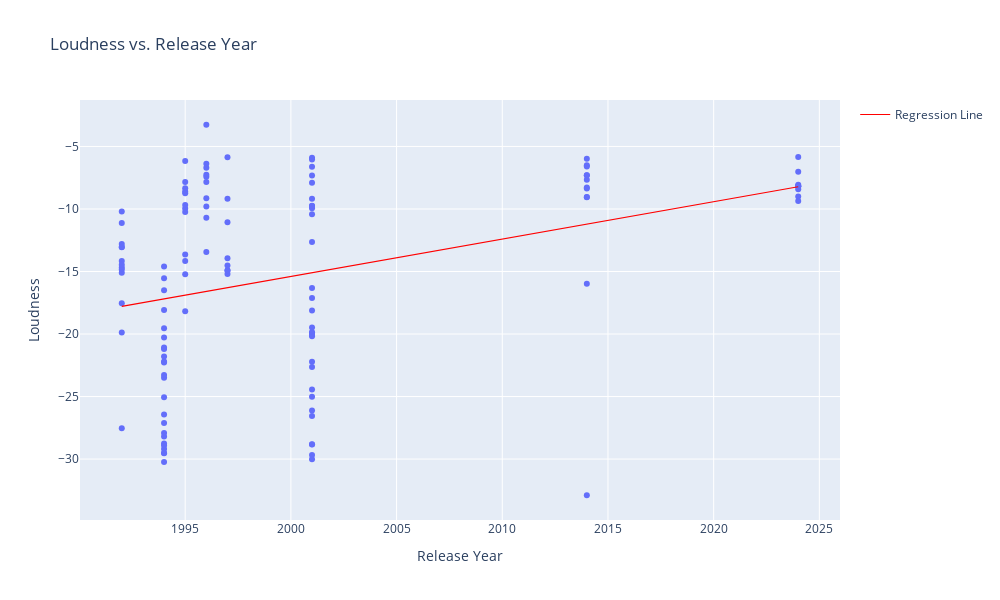

Notebook cell for this chart:
### Markdown cell above
As we can see in the heatmap above, certain patterns immediately stand out. For example, there is a very strong relationship between loudness and energy (which is not surprising, as Spotify indicates that loudness is one of the features used to measure energy), as well as between valence and danceability. Additionally, there is a very strong negative relationship between energy, acousticness, and loudness.

What also stands out is the moderate correlation between release year and loudness. There are two reasons for this: firstly, releases after 2014 tend to be less ambient, and secondly, if you have been in the audio world for a while, you might be familiar with the term "The loudness war."

The plot below shows a clear trend. We need to factor this in when calculating "Bangerness" to ensure our results reflect the data correctly. Since loudness is used to calculate energy, this could make newer releases seem more "banging.

### Code cell
df['Release Year'] = df['Release Date'].dt.year

# Prepare the data
df['Release Year'] = df['Release Date'].dt.year
X = df[['Release Year']].dropna()  
y = df['Loudness'].dropna()  

# Fit 
model = LinearRegression()
model.fit(X, y)

# Create a DataFrame for plotting
df_plot = pd.DataFrame({
    'Release Year': X['Release Year'],
    'Loudness': y,
    'Track Name': df['Track Name']  
})


fig = px.scatter(df_plot,
                 x='Release Year',
                 y='Loudness',
                 hover_name='Track Name',  # Display track name on hover
                 labels={'Release Year': 'Release Year', 'Loudness': 'Loudness'},
                 title='Loudness vs. Release Year')


fig.add_scatter(x=X['Release Year'],
                y=model.predict(X),
                mode='lines',
                line=dict(color='red', width=1.2),
                name='Regression Line')

# Update the layout to make the plot larger
fig.update_layout(
    width=1000,  
    height=600,  
    xaxis_title='Release Year',
    yaxis_title='Loudness',
    title='Loudness vs. Release Year'
)

fig.show()

### Figure 1 — Plotly figure (JSON) as saved in the notebook; plotly's stock layout.template omitted (floating-point values rounded to 4 significant figures)
{"data": [{"hovertemplate": "<b>%{hovertext}</b><br><br>Release Year=%{x}<br>Loudness=%{y}<extra></extra>", "hovertext": ["Digeridoo - 2022 Remaster", "Flap Head - 2022 Remaster", "Phloam - 2022 Remaster", "Isoprophlex - 2022 Remaster", "Digeridoo - Cr7E Version", "Digeridoo - Cr7E Version, Live In Cornwall", "Isoprophlex (Slow) - Cr7E Version", "Phloam - Cr7E Version", "Isoprophlex - Cr7E Version", "Flap Head - Cr7E Version", "minipops 67 [120.2][source field mix]", "XMAS_EVET10 [120][thanaton3 mix]", "produk 29 [101]", "4 bit 9d api+e+6 [126.26]", "180db_ [130]", "CIRCLONT6A [141.98][syrobonkus mix]", "fz pseudotimestretch+e+3 [138.85]", "CIRCLONT14 [152.97][shrymoming mix]", "syro u473t8+e [141.98][piezoluminescence mix]", "PAPAT4 [155][pineal mix]", "s950tx16wasr10 [163.97][earth portal mix]", "aisatsana [102]", "Jynweythek", "Vordhosbn", "Kladfvgbung Mischk", "Omgyjya-Switch7", "Strotha Tynhe", "Gwely Mernans", "Bbydhyonchord", "Cock/ver10", "Avril 14th", "Mt Saint Michel + Saint Michaels Mount", "Gwarek2", "Orban Eq Trx 4", "Hy A Scullyas Lyf Adhagrow", "Kesson Dalek", "54 Cymru Beats", "Btoum-Roumada", "Lornaderek", "QKThr", "Meltphace 6", "Bit 4", "Prep Gwarek 36", "Father", "Taking Control", "Petiatil Cx Htdui", "Ruglen Holon", "Afx237 v.7", "Ziggomatic 17", "Beskhu3epnm", "Nanou2", "Come To Daddy - Pappy Mix", "Flim", "Come to Daddy - Little Lord Faulteroy Mix", "Bucephalus Bouncing Ball [Chosen by Warp co-founder Steve Beckett]", "To Cure A Weakling Child - Contour Regard", "Funny Little Man", "Come To Daddy - Mummy Mix", "IZ-US", "4", "Cornish Acid", "Peek 82454201", "Fingerbib", "Carn Marth", "To Cure A Weakling Child", "Goon Gumpas", "Yellow Calx", "Girl/Boy Song", "Logan Rock Witch", "Acrid Avid Jam Shred", "The Waxen Pith", "Wax The Nip", "Icct Hedral", "Ventolin - Video Edit", "Come On You Slags", "Start As You Mean To Go On", "Wet Tip Hen Ax", "Mookid", "Alberto Balsalm", "Cow Cud Is A Twin", "Next Heap With", "#1", "#2", "#3", "#4", "#5", "#6", "#7", "#8", "#9", "#10", "#11", "#12", "#13", "#14", "#15", "#16", "#17", "#18", "#19", "#20", "#21", "#22", "#23", "#24", "Xtal", "Tha", "Pulsewidth", "Ageispolis", "I", "Green Calx", "Heliosphan", "We Are the Music Makers", "Schottkey 7th Path", "Ptolemy", "Hedphelym", "Delphium", "Actium"], "legendgroup": "", "marker": {"color": "#636efa", "symbol": "circle"}, "mode": "markers", "name": "", "orientation": "v", "showlegend": false, "type": "scatter", "x": [2024, 2024, 2024, 2024, 2024, 2024, 2024, 2024, 2024, 2024, 2014, 2014, 2014, 2014, 2014, 2014, 2014, 2014, 2014, 2014, 2014, 2014, 2001, 2001, 2001, 2001, 2001, 2001, 2001, 2001, 2001, 2001, 2001, 2001, 2001, 2001, 2001, 2001, 2001, 2001, 2001, 2001, 2001, 2001, 2001, 2001, 2001, 2001, 2001, 2001, 2001, 1997, 1997, 1997, 1997, 1997, 1997, 1997, 1997, 1996, 1996, 1996, 1996, 1996, 1996, 1996, 1996, 1996, 1996, 1995, 1995, 1995, 1995, 1995, 1995, 1995, 1995, 1995, 1995, 1995, 1995, 1994, 1994, 1994, 1994, 1994, 1994, 1994, 1994, 1994, 1994, 1994, 1994, 1994, 1994, 1994, 1994, 1994, 1994, 1994, 1994, 1994, 1994, 1994, 1994, 1992, 1992, 1992, 1992, 1992, 1992, 1992, 1992, 1992, 1992, 1992, 1992, 1992], "xaxis": "x", "y": [-8.057, -7.022, -8.163, -9.003, -8.425, -8.186, -9.354, -8.182, -8.195, -5.84, -7.661, -9.045, -8.358, -8.278, -7.305, -6.506, -15.98, -7.304, -9.069, -6.606, -5.977, -32.89, -19.86, -6.619, -17.13, -5.912, -25.02, -28.84, -9.769, -7.9, -30.02, -9.185, -24.45, -10.43, -20.18, -18.12, -6.048, -16.32, -19.89, -26.12, -9.932, -26.56, -19.48, -20.07, -12.65, -29.68, -22.21, -7.318, -9.735, -22.64, -28.82, -9.179, -14.93, -15.19, -5.856, -11.07, -13.95, -14.9, -14.52, -7.426, -6.389, -7.845, -10.7, -3.264, -7.255, -13.45, -6.704, -9.149, -9.798, -9.969, -15.21, -9.684, -10.24, -6.161, -8.335, -8.606, -8.74, -14.15, -13.65, -7.849, -18.18, -20.27, -21.07, -27.11, -16.5, -29.19, -28.75, -28.19, -21.19, -23.5, -29.54, -30.24, -14.59, -29.51, -28.92, -15.54, -23.29, -22.27, -19.55, -22.19, -26.44, -27.91, -21.8, -25.06, -18.07, -13.05, -19.88, -14.67, -17.54, -27.54, -10.21, -14.16, -13.05, -14.83, -11.12, -12.8, -15.1, -14.47], "yaxis": "y"}, {"line": {"color": "red", "width": 1.2}, "mode": "lines", "name": "Regression Line", "type": "scatter", "x": [2024, 2024, 2024, 2024, 2024, 2024, 2024, 2024, 2024, 2024, 2014, 2014, 2014, 2014, 2014, 2014, 2014, 2014, 2014, 2014, 2014, 2014, 2001, 2001, 2001, 2001, 2001, 2001, 2001, 2001, 2001, 2001, 2001, 2001, 2001, 2001, 2001, 2001, 2001, 2001, 2001, 2001, 2001, 2001, 2001, 2001, 2001, 2001, 2001, 2001, 2001, 1997, 1997, 1997, 1997, 1997, 1997, 1997, 1997, 1996, 1996, 1996, 1996, 1996, 1996, 1996, 1996, 1996, 1996, 1995, 1995, 1995, 1995, 1995, 1995, 1995, 1995, 1995, 1995, 1995, 1995, 1994, 1994, 1994, 1994, 1994, 1994, 1994, 1994, 1994, 1994, 1994, 1994, 1994, 1994, 1994, 1994, 1994, 1994, 1994, 1994, 1994, 1994, 1994, 1994, 1992, 1992, 1992, 1992, 1992, 1992, 1992, 1992, 1992, 1992, 1992, 1992, 1992], "y": [-8.22, -8.22, -8.22, -8.22, -8.22, -8.22, -8.22, -8.22, -8.22, -8.22, -11.21, -11.21, -11.21, -11.21, -11.21, -11.21, -11.21, -11.21, -11.21, -11.21, -11.21, -11.21, -15.1, -15.1, -15.1, -15.1, -15.1, -15.1, -15.1, -15.1, -15.1, -15.1, -15.1, -15.1, -15.1, -15.1, -15.1, -15.1, -15.1, -15.1, -15.1, -15.1, -15.1, -15.1, -15.1, -15.1, -15.1, -15.1, -15.1, -15.1, -15.1, -16.3, -16.3, -16.3, -16.3, -16.3, -16.3, -16.3, -16.3, -16.6, -16.6, -16.6, -16.6, -16.6, -16.6, -16.6, -16.6, -16.6, -16.6, -16.9, -16.9, -16.9, -16.9, -16.9, -16.9, -16.9, -16.9, -16.9, -16.9, -16.9, -16.9, -17.2, -17.2, -17.2, -17.2, -17.2, -17.2, -17.2, -17.2, -17.2, -17.2, -17.2, -17.2, -17.2, -17.2, -17.2, -17.2, -17.2, -17.2, -17.2, -17.2, -17.2, -17.2, -17.2, -17.2, -17.79, -17.79, -17.79, -17.79, -17.79, -17.79, -17.79, -17.79, -17.79, -17.79, -17.79, -17.79, -17.79]}], "layout": {"height": 600, "legend": {"tracegroupgap": 0}, "title": {"text": "Loudness vs. Release Year"}, "width": 1000, "xaxis": {"anchor": "y", "autorange": false, "domain": [0, 1], "range": [1990.0, 2026.0], "title": {"text": "Release Year"}, "type": "linear"}, "yaxis": {"anchor": "x", "autorange": false, "domain": [0, 1], "range": [-34.87, -1.285], "title": {"text": "Loudness"}, "type": "linear"}}}
